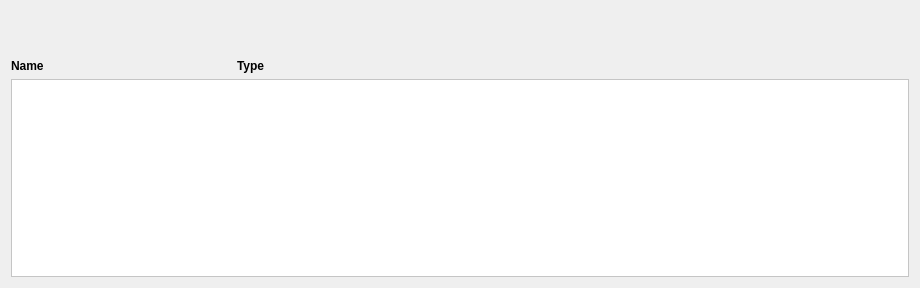
<?xml version="1.0" encoding="UTF-8"?>
<ui version="4.0">
 <class>AssetsDialog</class>
 <widget class="QWidget" name="AssetsDialog">
  <property name="geometry">
   <rect>
    <x>0</x>
    <y>0</y>
    <width>920</width>
    <height>288</height>
   </rect>
  </property>
  <property name="windowTitle">
   <string>Assets</string>
  </property>
  <layout class="QVBoxLayout" name="verticalLayout">
   <item>
    <widget class="QLabel" name="title">
     <property name="styleSheet">
      <string notr="true">font: 14pt;</string>
     </property>
     <property name="text">
      <string/>
     </property>
    </widget>
   </item>
   <item>
    <spacer name="horizontalSpacer">
     <property name="orientation">
      <enum>Qt::Horizontal</enum>
     </property>
     <property name="sizeHint" stdset="0">
      <size>
       <width>40</width>
       <height>20</height>
      </size>
     </property>
    </spacer>
   </item>
   <item>
    <layout class="QGridLayout" name="gridLayout">
     <item row="0" column="1">
      <widget class="QLabel" name="label_2">
       <property name="styleSheet">
        <string notr="true">font-weight:bold;</string>
       </property>
       <property name="text">
        <string>Type</string>
       </property>
      </widget>
     </item>
     <item row="0" column="3">
      <widget class="QLabel" name="label_6">
       <property name="text">
        <string/>
       </property>
      </widget>
     </item>
     <item row="0" column="2">
      <widget class="QLabel" name="label_5">
       <property name="text">
        <string/>
       </property>
      </widget>
     </item>
     <item row="0" column="0">
      <widget class="QLabel" name="label">
       <property name="styleSheet">
        <string notr="true">font-weight:bold;</string>
       </property>
       <property name="text">
        <string>Name</string>
       </property>
      </widget>
     </item>
    </layout>
   </item>
   <item>
    <widget class="QScrollArea" name="scroll_area">
     <property name="autoFillBackground">
      <bool>false</bool>
     </property>
     <property name="styleSheet">
      <string notr="true">background:white;</string>
     </property>
     <property name="frameShape">
      <enum>QFrame::StyledPanel</enum>
     </property>
     <property name="widgetResizable">
      <bool>true</bool>
     </property>
     <widget class="QWidget" name="scrollAreaWidgetContents">
      <property name="geometry">
       <rect>
        <x>0</x>
        <y>0</y>
        <width>900</width>
        <height>189</height>
       </rect>
      </property>
     </widget>
    </widget>
   </item>
  </layout>
 </widget>
 <resources/>
 <connections/>
</ui>
